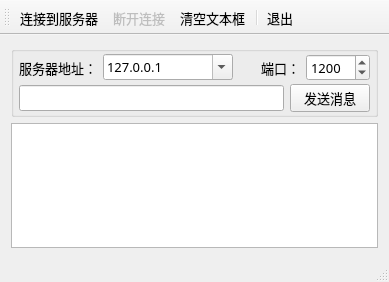
<?xml version="1.0" encoding="UTF-8"?>
<ui version="4.0">
 <class>MainWindow</class>
 <widget class="QMainWindow" name="MainWindow">
  <property name="geometry">
   <rect>
    <x>0</x>
    <y>0</y>
    <width>389</width>
    <height>282</height>
   </rect>
  </property>
  <property name="font">
   <font>
    <family>宋体</family>
    <pointsize>10</pointsize>
   </font>
  </property>
  <property name="windowTitle">
   <string>TCP Client</string>
  </property>
  <widget class="QWidget" name="centralWidget">
   <layout class="QVBoxLayout" name="verticalLayout_2">
    <item>
     <widget class="QGroupBox" name="groupBox">
      <property name="title">
       <string/>
      </property>
      <layout class="QVBoxLayout" name="verticalLayout">
       <property name="spacing">
        <number>3</number>
       </property>
       <property name="leftMargin">
        <number>5</number>
       </property>
       <property name="topMargin">
        <number>2</number>
       </property>
       <property name="rightMargin">
        <number>5</number>
       </property>
       <property name="bottomMargin">
        <number>2</number>
       </property>
       <item>
        <layout class="QHBoxLayout" name="horizontalLayout_2">
         <item>
          <widget class="QLabel" name="label">
           <property name="text">
            <string>服务器地址：</string>
           </property>
          </widget>
         </item>
         <item>
          <widget class="QComboBox" name="comboServer">
           <property name="minimumSize">
            <size>
             <width>130</width>
             <height>0</height>
            </size>
           </property>
           <property name="editable">
            <bool>true</bool>
           </property>
           <item>
            <property name="text">
             <string>127.0.0.1</string>
            </property>
           </item>
           <item>
            <property name="text">
             <string>localHost</string>
            </property>
           </item>
          </widget>
         </item>
         <item>
          <widget class="QLabel" name="label_2">
           <property name="text">
            <string>端口：</string>
           </property>
           <property name="alignment">
            <set>Qt::AlignRight|Qt::AlignTrailing|Qt::AlignVCenter</set>
           </property>
          </widget>
         </item>
         <item>
          <widget class="QSpinBox" name="spinPort">
           <property name="minimumSize">
            <size>
             <width>0</width>
             <height>0</height>
            </size>
           </property>
           <property name="minimum">
            <number>1</number>
           </property>
           <property name="maximum">
            <number>65535</number>
           </property>
           <property name="value">
            <number>1200</number>
           </property>
          </widget>
         </item>
        </layout>
       </item>
       <item>
        <layout class="QHBoxLayout" name="horizontalLayout">
         <item>
          <widget class="QLineEdit" name="editMsg"/>
         </item>
         <item>
          <widget class="QPushButton" name="btnSend">
           <property name="text">
            <string>发送消息</string>
           </property>
          </widget>
         </item>
        </layout>
       </item>
      </layout>
     </widget>
    </item>
    <item>
     <widget class="QPlainTextEdit" name="plainTextEdit"/>
    </item>
   </layout>
  </widget>
  <widget class="QMenuBar" name="menuBar">
   <property name="geometry">
    <rect>
     <x>0</x>
     <y>0</y>
     <width>389</width>
     <height>23</height>
    </rect>
   </property>
  </widget>
  <widget class="QToolBar" name="mainToolBar">
   <property name="toolButtonStyle">
    <enum>Qt::ToolButtonTextUnderIcon</enum>
   </property>
   <attribute name="toolBarArea">
    <enum>TopToolBarArea</enum>
   </attribute>
   <attribute name="toolBarBreak">
    <bool>false</bool>
   </attribute>
   <addaction name="actConnect"/>
   <addaction name="actDisconnect"/>
   <addaction name="actClear"/>
   <addaction name="separator"/>
   <addaction name="actQuit"/>
  </widget>
  <widget class="QStatusBar" name="statusBar"/>
  <action name="actConnect">
   <property name="icon">
    <iconset resource="res.qrc">
     <normaloff>:/images/images/051.JPG</normaloff>:/images/images/051.JPG</iconset>
   </property>
   <property name="text">
    <string>连接到服务器</string>
   </property>
   <property name="toolTip">
    <string>连接到TCP服务器</string>
   </property>
  </action>
  <action name="actDisconnect">
   <property name="enabled">
    <bool>false</bool>
   </property>
   <property name="icon">
    <iconset resource="res.qrc">
     <normaloff>:/images/images/075.JPG</normaloff>:/images/images/075.JPG</iconset>
   </property>
   <property name="text">
    <string>断开连接</string>
   </property>
   <property name="toolTip">
    <string>断开TCP连接</string>
   </property>
  </action>
  <action name="actQuit">
   <property name="icon">
    <iconset resource="res.qrc">
     <normaloff>:/images/images/132.bmp</normaloff>:/images/images/132.bmp</iconset>
   </property>
   <property name="text">
    <string>退出</string>
   </property>
   <property name="toolTip">
    <string>退出本窗口</string>
   </property>
  </action>
  <action name="actClear">
   <property name="icon">
    <iconset resource="res.qrc">
     <normaloff>:/images/images/212.bmp</normaloff>:/images/images/212.bmp</iconset>
   </property>
   <property name="text">
    <string>清空文本框</string>
   </property>
   <property name="toolTip">
    <string>清空文本框</string>
   </property>
  </action>
 </widget>
 <layoutdefault spacing="6" margin="11"/>
 <resources>
  <include location="res.qrc"/>
 </resources>
 <connections>
  <connection>
   <sender>actQuit</sender>
   <signal>triggered()</signal>
   <receiver>MainWindow</receiver>
   <slot>close()</slot>
   <hints>
    <hint type="sourcelabel">
     <x>-1</x>
     <y>-1</y>
    </hint>
    <hint type="destinationlabel">
     <x>326</x>
     <y>237</y>
    </hint>
   </hints>
  </connection>
 </connections>
</ui>
